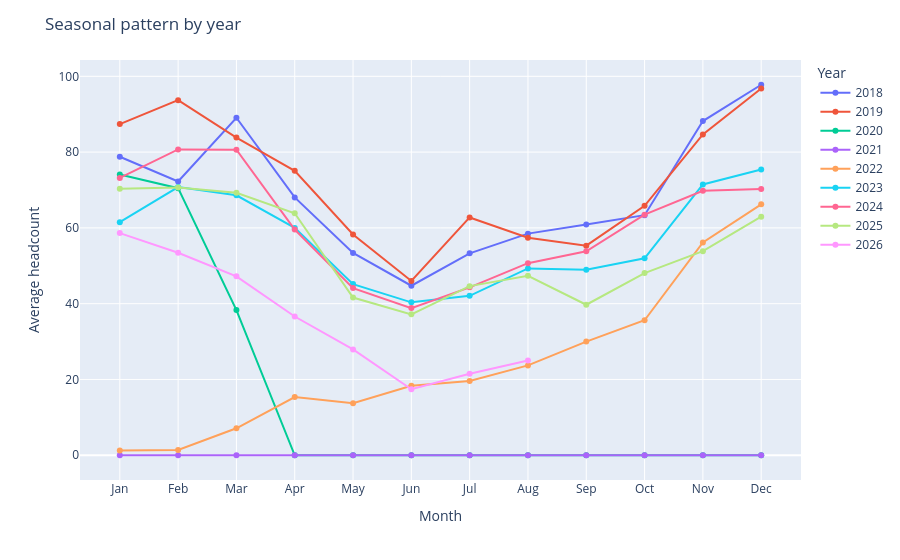

Here is the notebook cell this chart was saved with:
### Code cell
import pandas as pd
import plotly.express as px

year_mth_avg = df.groupby(["tour_year", "tour_month"])["headcount"].mean().reset_index()

# Make sure month order is correct (1-12), not alphabetical
year_mth_avg = year_mth_avg.sort_values(["tour_year", "tour_month"])

fig = px.line(
    year_mth_avg,
    x="tour_month",
    y="headcount",
    color="tour_year",  # <-- one line per year
    markers=True
)

fig.update_xaxes(
    tickmode="array",
    tickvals=list(range(1, 13)),
    ticktext=["Jan","Feb","Mar","Apr","May","Jun","Jul","Aug","Sep","Oct","Nov","Dec"]
)

fig.update_layout(
    title="Seasonal pattern by year",
    xaxis_title="Month",
    yaxis_title="Average headcount",
    legend_title="Year"
)

fig.show()

### Figure 1 — Plotly figure (JSON) as saved in the notebook; plotly's stock layout.template omitted (floating-point values rounded to 4 significant figures)
{"data": [{"hovertemplate": "tour_year=2018<br>tour_month=%{x}<br>headcount=%{y}<extra></extra>", "legendgroup": "2018", "line": {"color": "#636efa", "dash": "solid"}, "marker": {"symbol": "circle"}, "mode": "lines+markers", "name": "2018", "orientation": "v", "showlegend": true, "type": "scatter", "x": [1, 2, 3, 4, 5, 6, 7, 8, 9, 10, 11, 12], "xaxis": "x", "y": [78.77, 72.25, 89.06, 68.03, 53.39, 44.73, 53.29, 58.48, 60.9, 63.35, 88.2, 97.77], "yaxis": "y"}, {"hovertemplate": "tour_year=2019<br>tour_month=%{x}<br>headcount=%{y}<extra></extra>", "legendgroup": "2019", "line": {"color": "#EF553B", "dash": "solid"}, "marker": {"symbol": "circle"}, "mode": "lines+markers", "name": "2019", "orientation": "v", "showlegend": true, "type": "scatter", "x": [1, 2, 3, 4, 5, 6, 7, 8, 9, 10, 11, 12], "xaxis": "x", "y": [87.39, 93.71, 83.84, 75.07, 58.26, 46.0, 62.76, 57.4, 55.3, 65.82, 84.67, 96.79], "yaxis": "y"}, {"hovertemplate": "tour_year=2020<br>tour_month=%{x}<br>headcount=%{y}<extra></extra>", "legendgroup": "2020", "line": {"color": "#00cc96", "dash": "solid"}, "marker": {"symbol": "circle"}, "mode": "lines+markers", "name": "2020", "orientation": "v", "showlegend": true, "type": "scatter", "x": [1, 2, 3, 4, 5, 6, 7, 8, 9, 10, 11, 12], "xaxis": "x", "y": [74.08, 70.48, 38.32, 0.0, 0.0, 0.0, 0.0, 0.0, 0.0, 0.0, 0.0, 0.0], "yaxis": "y"}, {"hovertemplate": "tour_year=2021<br>tour_month=%{x}<br>headcount=%{y}<extra></extra>", "legendgroup": "2021", "line": {"color": "#ab63fa", "dash": "solid"}, "marker": {"symbol": "circle"}, "mode": "lines+markers", "name": "2021", "orientation": "v", "showlegend": true, "type": "scatter", "x": [1, 2, 3, 4, 5, 6, 7, 8, 9, 10, 11, 12], "xaxis": "x", "y": [0.0, 0.0, 0.0, 0.0, 0.0, 0.0, 0.0, 0.0, 0.0, 0.0, 0.0, 0.0], "yaxis": "y"}, {"hovertemplate": "tour_year=2022<br>tour_month=%{x}<br>headcount=%{y}<extra></extra>", "legendgroup": "2022", "line": {"color": "#FFA15A", "dash": "solid"}, "marker": {"symbol": "circle"}, "mode": "lines+markers", "name": "2022", "orientation": "v", "showlegend": true, "type": "scatter", "x": [1, 2, 3, 4, 5, 6, 7, 8, 9, 10, 11, 12], "xaxis": "x", "y": [1.258, 1.411, 7.113, 15.37, 13.74, 18.35, 19.58, 23.71, 30.0, 35.63, 56.17, 66.21], "yaxis": "y"}, {"hovertemplate": "tour_year=2023<br>tour_month=%{x}<br>headcount=%{y}<extra></extra>", "legendgroup": "2023", "line": {"color": "#19d3f3", "dash": "solid"}, "marker": {"symbol": "circle"}, "mode": "lines+markers", "name": "2023", "orientation": "v", "showlegend": true, "type": "scatter", "x": [1, 2, 3, 4, 5, 6, 7, 8, 9, 10, 11, 12], "xaxis": "x", "y": [61.5, 70.77, 68.6, 60.0, 45.16, 40.35, 42.06, 49.31, 48.93, 51.97, 71.47, 75.39], "yaxis": "y"}, {"hovertemplate": "tour_year=2024<br>tour_month=%{x}<br>headcount=%{y}<extra></extra>", "legendgroup": "2024", "line": {"color": "#FF6692", "dash": "solid"}, "marker": {"symbol": "circle"}, "mode": "lines+markers", "name": "2024", "orientation": "v", "showlegend": true, "type": "scatter", "x": [1, 2, 3, 4, 5, 6, 7, 8, 9, 10, 11, 12], "xaxis": "x", "y": [73.19, 80.71, 80.61, 59.57, 44.11, 38.83, 44.31, 50.69, 53.83, 63.5, 69.8, 70.29], "yaxis": "y"}, {"hovertemplate": "tour_year=2025<br>tour_month=%{x}<br>headcount=%{y}<extra></extra>", "legendgroup": "2025", "line": {"color": "#B6E880", "dash": "solid"}, "marker": {"symbol": "circle"}, "mode": "lines+markers", "name": "2025", "orientation": "v", "showlegend": true, "type": "scatter", "x": [1, 2, 3, 4, 5, 6, 7, 8, 9, 10, 11, 12], "xaxis": "x", "y": [70.31, 70.68, 69.27, 63.87, 41.61, 37.18, 44.63, 47.35, 39.72, 48.08, 53.85, 62.97], "yaxis": "y"}, {"hovertemplate": "tour_year=2026<br>tour_month=%{x}<br>headcount=%{y}<extra></extra>", "legendgroup": "2026", "line": {"color": "#FF97FF", "dash": "solid"}, "marker": {"symbol": "circle"}, "mode": "lines+markers", "name": "2026", "orientation": "v", "showlegend": true, "type": "scatter", "x": [1, 2, 3, 4, 5, 6, 7, 8], "xaxis": "x", "y": [58.63, 53.43, 47.21, 36.62, 27.92, 17.42, 21.53, 25.0], "yaxis": "y"}], "layout": {"legend": {"title": {"text": "Year"}, "tracegroupgap": 0}, "margin": {"t": 60}, "title": {"text": "Seasonal pattern by year"}, "xaxis": {"anchor": "y", "domain": [0, 1], "tickmode": "array", "ticktext": ["Jan", "Feb", "Mar", "Apr", "May", "Jun", "Jul", "Aug", "Sep", "Oct", "Nov", "Dec"], "tickvals": [1, 2, 3, 4, 5, 6, 7, 8, 9, 10, 11, 12], "title": {"text": "Month"}}, "yaxis": {"anchor": "x", "domain": [0, 1], "title": {"text": "Average headcount"}}}}
